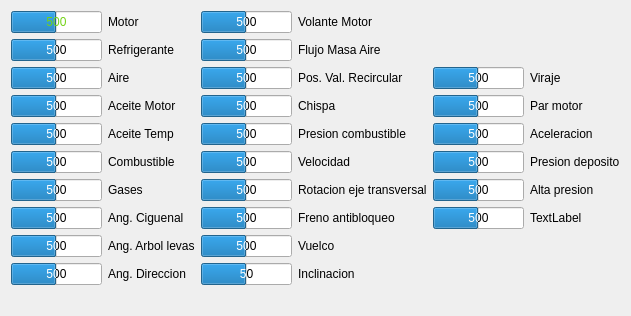
        <widget class="QWidget" name="tab_3">
         <attribute name="title">
          <string>car 1</string>
         </attribute>
         <layout class="QVBoxLayout" name="verticalLayout">
          <item>
           <layout class="QGridLayout" name="gridLayout_8">
            <item row="0" column="0">
             <layout class="QGridLayout" name="gridLayout_7">
              <item row="0" column="0">
               <layout class="QVBoxLayout" name="verticalLayout_2">
                <item>
                 <widget class="QProgressBar" name="temp_motor">
                  <property name="palette">
                   <palette>
                    <active>
                     <colorrole role="WindowText">
                      <brush brushstyle="SolidPattern">
                       <color alpha="255">
                        <red>115</red>
                        <green>210</green>
                        <blue>22</blue>
                       </color>
                      </brush>
                     </colorrole>
                     <colorrole role="Text">
                      <brush brushstyle="SolidPattern">
                       <color alpha="255">
                        <red>115</red>
                        <green>210</green>
                        <blue>22</blue>
                       </color>
                      </brush>
                     </colorrole>
                     <colorrole role="ButtonText">
                      <brush brushstyle="SolidPattern">
                       <color alpha="255">
                        <red>115</red>
                        <green>210</green>
                        <blue>22</blue>
                       </color>
                      </brush>
                     </colorrole>
                     <colorrole role="Link">
                      <brush brushstyle="SolidPattern">
                       <color alpha="255">
                        <red>239</red>
                        <green>41</green>
                        <blue>41</blue>
                       </color>
                      </brush>
                     </colorrole>
                    </active>
                    <inactive>
                     <colorrole role="WindowText">
                      <brush brushstyle="SolidPattern">
                       <color alpha="255">
                        <red>115</red>
                        <green>210</green>
                        <blue>22</blue>
                       </color>
                      </brush>
                     </colorrole>
                     <colorrole role="Text">
                      <brush brushstyle="SolidPattern">
                       <color alpha="255">
                        <red>115</red>
                        <green>210</green>
                        <blue>22</blue>
                       </color>
                      </brush>
                     </colorrole>
                     <colorrole role="ButtonText">
                      <brush brushstyle="SolidPattern">
                       <color alpha="255">
                        <red>115</red>
                        <green>210</green>
                        <blue>22</blue>
                       </color>
                      </brush>
                     </colorrole>
                     <colorrole role="Link">
                      <brush brushstyle="SolidPattern">
                       <color alpha="255">
                        <red>239</red>
                        <green>41</green>
                        <blue>41</blue>
                       </color>
                      </brush>
                     </colorrole>
                    </inactive>
                    <disabled>
                     <colorrole role="WindowText">
                      <brush brushstyle="SolidPattern">
                       <color alpha="255">
                        <red>115</red>
                        <green>210</green>
                        <blue>22</blue>
                       </color>
                      </brush>
                     </colorrole>
                     <colorrole role="Text">
                      <brush brushstyle="SolidPattern">
                       <color alpha="255">
                        <red>115</red>
                        <green>210</green>
                        <blue>22</blue>
                       </color>
                      </brush>
                     </colorrole>
                     <colorrole role="ButtonText">
                      <brush brushstyle="SolidPattern">
                       <color alpha="255">
                        <red>115</red>
                        <green>210</green>
                        <blue>22</blue>
                       </color>
                      </brush>
                     </colorrole>
                     <colorrole role="Link">
                      <brush brushstyle="SolidPattern">
                       <color alpha="255">
                        <red>239</red>
                        <green>41</green>
                        <blue>41</blue>
                       </color>
                      </brush>
                     </colorrole>
                    </disabled>
                   </palette>
                  </property>
                  <property name="styleSheet">
                   <string notr="true">color: rgb(239, 41, 41);

color: rgb(245, 121, 0);

color: rgb(115, 210, 22);
</string>
                  </property>
                  <property name="maximum">
                   <number>1000</number>
                  </property>
                  <property name="value">
                   <number>500</number>
                  </property>
                  <property name="format">
                   <string>%v</string>
                  </property>
                 </widget>
                </item>
                <item>
                 <widget class="QProgressBar" name="temp_refrigerante">
                  <property name="maximum">
                   <number>1000</number>
                  </property>
                  <property name="value">
                   <number>500</number>
                  </property>
                  <property name="format">
                   <string>%v</string>
                  </property>
                 </widget>
                </item>
                <item>
                 <widget class="QProgressBar" name="temp_aire">
                  <property name="maximum">
                   <number>1000</number>
                  </property>
                  <property name="value">
                   <number>500</number>
                  </property>
                  <property name="format">
                   <string>%v</string>
                  </property>
                 </widget>
                </item>
                <item>
                 <widget class="QProgressBar" name="temp_aceite_t">
                  <property name="maximum">
                   <number>1000</number>
                  </property>
                  <property name="value">
                   <number>500</number>
                  </property>
                  <property name="format">
                   <string>%v</string>
                  </property>
                 </widget>
                </item>
                <item>
                 <widget class="QProgressBar" name="temp_aceite_m">
                  <property name="maximum">
                   <number>1000</number>
                  </property>
                  <property name="value">
                   <number>500</number>
                  </property>
                  <property name="format">
                   <string>%v</string>
                  </property>
                 </widget>
                </item>
                <item>
                 <widget class="QProgressBar" name="temp_combust">
                  <property name="maximum">
                   <number>1000</number>
                  </property>
                  <property name="value">
                   <number>500</number>
                  </property>
                  <property name="format">
                   <string>%v</string>
                  </property>
                 </widget>
                </item>
                <item>
                 <widget class="QProgressBar" name="temp_gases">
                  <property name="maximum">
                   <number>1000</number>
                  </property>
                  <property name="value">
                   <number>500</number>
                  </property>
                  <property name="format">
                   <string>%v</string>
                  </property>
                 </widget>
                </item>
                <item>
                 <widget class="QProgressBar" name="ang_arbol_levas">
                  <property name="maximum">
                   <number>1000</number>
                  </property>
                  <property name="value">
                   <number>500</number>
                  </property>
                  <property name="format">
                   <string>%v</string>
                  </property>
                 </widget>
                </item>
                <item>
                 <widget class="QProgressBar" name="angulo_ciguenal">
                  <property name="maximum">
                   <number>1000</number>
                  </property>
                  <property name="value">
                   <number>500</number>
                  </property>
                  <property name="format">
                   <string>%v</string>
                  </property>
                 </widget>
                </item>
                <item>
                 <widget class="QProgressBar" name="ang_direc">
                  <property name="maximum">
                   <number>1000</number>
                  </property>
                  <property name="value">
                   <number>500</number>
                  </property>
                  <property name="format">
                   <string>%v</string>
                  </property>
                 </widget>
                </item>
               </layout>
              </item>
              <item row="0" column="1">
               <layout class="QVBoxLayout" name="verticalLayout_4">
                <item>
                 <layout class="QHBoxLayout" name="horizontalLayout_19">
                  <item>
                   <widget class="QLabel" name="label_19">
                    <property name="text">
                     <string>Motor</string>
                    </property>
                   </widget>
                  </item>
                 </layout>
                </item>
                <item>
                 <layout class="QHBoxLayout" name="horizontalLayout_14">
                  <item>
                   <widget class="QLabel" name="label_14">
                    <property name="text">
                     <string>Refrigerante</string>
                    </property>
                   </widget>
                  </item>
                 </layout>
                </item>
                <item>
                 <layout class="QHBoxLayout" name="horizontalLayout_17">
                  <item>
                   <widget class="QLabel" name="label_17">
                    <property name="text">
                     <string>Aire</string>
                    </property>
                   </widget>
                  </item>
                 </layout>
                </item>
                <item>
                 <layout class="QHBoxLayout" name="horizontalLayout_12">
                  <item>
                   <widget class="QLabel" name="label_12">
                    <property name="text">
                     <string>Aceite Motor</string>
                    </property>
                   </widget>
                  </item>
                 </layout>
                </item>
                <item>
                 <layout class="QHBoxLayout" name="horizontalLayout_13">
                  <item>
                   <widget class="QLabel" name="label_13">
                    <property name="text">
                     <string>Aceite Temp</string>
                    </property>
                   </widget>
                  </item>
                 </layout>
                </item>
                <item>
                 <layout class="QHBoxLayout" name="horizontalLayout_16">
                  <item>
                   <widget class="QLabel" name="label_16">
                    <property name="text">
                     <string>Combustible</string>
                    </property>
                   </widget>
                  </item>
                 </layout>
                </item>
                <item>
                 <layout class="QHBoxLayout" name="horizontalLayout_20">
                  <item>
                   <widget class="QLabel" name="label_20">
                    <property name="text">
                     <string>Gases</string>
                    </property>
                   </widget>
                  </item>
                 </layout>
                </item>
                <item>
                 <layout class="QHBoxLayout" name="horizontalLayout_11">
                  <item>
                   <widget class="QLabel" name="label_9">
                    <property name="text">
                     <string>Ang. Ciguenal</string>
                    </property>
                   </widget>
                  </item>
                 </layout>
                </item>
                <item>
                 <layout class="QHBoxLayout" name="horizontalLayout_15">
                  <item>
                   <widget class="QLabel" name="label_15">
                    <property name="text">
                     <string>Ang. Arbol levas</string>
                    </property>
                   </widget>
                  </item>
                 </layout>
                </item>
                <item>
                 <layout class="QHBoxLayout" name="horizontalLayout_18">
                  <item>
                   <widget class="QLabel" name="label_18">
                    <property name="text">
                     <string>Ang. Direccion</string>
                    </property>
                   </widget>
                  </item>
                 </layout>
                </item>
               </layout>
              </item>
             </layout>
            </item>
            <item row="0" column="1">
             <layout class="QGridLayout" name="gridLayout_6">
              <item row="0" column="0">
               <layout class="QGridLayout" name="gridLayout">
                <item row="2" column="0">
                 <widget class="QProgressBar" name="pos_val_recircul">
                  <property name="maximum">
                   <number>1000</number>
                  </property>
                  <property name="value">
                   <number>500</number>
                  </property>
                  <property name="format">
                   <string>%v</string>
                  </property>
                 </widget>
                </item>
                <item row="7" column="0">
                 <widget class="QProgressBar" name="freno_antiblo">
                  <property name="maximum">
                   <number>1000</number>
                  </property>
                  <property name="value">
                   <number>500</number>
                  </property>
                  <property name="format">
                   <string>%v</string>
                  </property>
                 </widget>
                </item>
                <item row="8" column="0">
                 <widget class="QProgressBar" name="vuelco">
                  <property name="maximum">
                   <number>1000</number>
                  </property>
                  <property name="value">
                   <number>500</number>
                  </property>
                  <property name="format">
                   <string>%v</string>
                  </property>
                 </widget>
                </item>
                <item row="4" column="0">
                 <widget class="QProgressBar" name="pres_combust">
                  <property name="maximum">
                   <number>1000</number>
                  </property>
                  <property name="value">
                   <number>500</number>
                  </property>
                  <property name="format">
                   <string>%v</string>
                  </property>
                 </widget>
                </item>
                <item row="9" column="0">
                 <widget class="QProgressBar" name="inclinacion">
                  <property name="maximum">
                   <number>1000</number>
                  </property>
                  <property name="value">
                   <number>500</number>
                  </property>
                  <property name="format">
                   <string>%p</string>
                  </property>
                 </widget>
                </item>
                <item row="5" column="0">
                 <widget class="QProgressBar" name="velocidad">
                  <property name="maximum">
                   <number>1000</number>
                  </property>
                  <property name="value">
                   <number>500</number>
                  </property>
                  <property name="format">
                   <string>%v</string>
                  </property>
                 </widget>
                </item>
                <item row="6" column="0">
                 <widget class="QProgressBar" name="rot_eje_trans">
                  <property name="maximum">
                   <number>1000</number>
                  </property>
                  <property name="value">
                   <number>500</number>
                  </property>
                  <property name="format">
                   <string>%v</string>
                  </property>
                 </widget>
                </item>
                <item row="0" column="0">
                 <widget class="QProgressBar" name="volante_motor">
                  <property name="maximum">
                   <number>1000</number>
                  </property>
                  <property name="value">
                   <number>500</number>
                  </property>
                  <property name="format">
                   <string>%v</string>
                  </property>
                 </widget>
                </item>
                <item row="1" column="0">
                 <widget class="QProgressBar" name="flujo_masa_aire">
                  <property name="maximum">
                   <number>1000</number>
                  </property>
                  <property name="value">
                   <number>500</number>
                  </property>
                  <property name="format">
                   <string>%v</string>
                  </property>
                 </widget>
                </item>
                <item row="3" column="0">
                 <widget class="QProgressBar" name="chispa">
                  <property name="maximum">
                   <number>1000</number>
                  </property>
                  <property name="value">
                   <number>500</number>
                  </property>
                  <property name="format">
                   <string>%v</string>
                  </property>
                 </widget>
                </item>
               </layout>
              </item>
              <item row="0" column="1">
               <layout class="QGridLayout" name="gridLayout_2">
                <item row="0" column="0">
                 <layout class="QHBoxLayout" name="horizontalLayout">
                  <item>
                   <widget class="QLabel" name="label">
                    <property name="text">
                     <string>Volante Motor</string>
                    </property>
                   </widget>
                  </item>
                 </layout>
                </item>
                <item row="1" column="0">
                 <layout class="QHBoxLayout" name="horizontalLayout_2">
                  <item>
                   <widget class="QLabel" name="label_2">
                    <property name="text">
                     <string>Flujo Masa Aire</string>
                    </property>
                   </widget>
                  </item>
                 </layout>
                </item>
                <item row="2" column="0">
                 <layout class="QHBoxLayout" name="horizontalLayout_3">
                  <item>
                   <widget class="QLabel" name="label_3">
                    <property name="text">
                     <string>Pos. Val. Recircular</string>
                    </property>
                   </widget>
                  </item>
                 </layout>
                </item>
                <item row="3" column="0">
                 <layout class="QHBoxLayout" name="horizontalLayout_4">
                  <item>
                   <widget class="QLabel" name="label_4">
                    <property name="text">
                     <string>Chispa</string>
                    </property>
                   </widget>
                  </item>
                 </layout>
                </item>
                <item row="4" column="0">
                 <layout class="QHBoxLayout" name="horizontalLayout_5">
                  <item>
                   <widget class="QLabel" name="label_6">
                    <property name="text">
                     <string>Presion combustible</string>
                    </property>
                   </widget>
                  </item>
                 </layout>
                </item>
                <item row="5" column="0">
                 <layout class="QHBoxLayout" name="horizontalLayout_6">
                  <item>
                   <widget class="QLabel" name="label_7">
                    <property name="text">
                     <string>Velocidad</string>
                    </property>
                   </widget>
                  </item>
                 </layout>
                </item>
                <item row="6" column="0">
                 <layout class="QHBoxLayout" name="horizontalLayout_7">
                  <item>
                   <widget class="QLabel" name="label_5">
                    <property name="text">
                     <string>Rotacion eje transversal</string>
                    </property>
                   </widget>
                  </item>
                 </layout>
                </item>
                <item row="7" column="0">
                 <layout class="QHBoxLayout" name="horizontalLayout_8">
                  <item>
                   <widget class="QLabel" name="label_8">
                    <property name="text">
                     <string>Freno antibloqueo</string>
                    </property>
                   </widget>
                  </item>
                 </layout>
                </item>
                <item row="8" column="0">
                 <layout class="QHBoxLayout" name="horizontalLayout_9">
                  <item>
                   <widget class="QLabel" name="label_10">
                    <property name="text">
                     <string>Vuelco</string>
                    </property>
                   </widget>
                  </item>
                 </layout>
                </item>
                <item row="9" column="0">
                 <layout class="QHBoxLayout" name="horizontalLayout_10">
                  <item>
                   <widget class="QLabel" name="label_11">
                    <property name="text">
                     <string>Inclinacion</string>
                    </property>
                   </widget>
                  </item>
                 </layout>
                </item>
               </layout>
              </item>
             </layout>
            </item>
            <item row="0" column="2">
             <layout class="QGridLayout" name="gridLayout_5">
              <item row="0" column="0">
               <layout class="QGridLayout" name="gridLayout_3">
                <item row="0" column="0">
                 <widget class="QProgressBar" name="viraje">
                  <property name="maximum">
                   <number>1000</number>
                  </property>
                  <property name="value">
                   <number>500</number>
                  </property>
                  <property name="format">
                   <string>%v</string>
                  </property>
                 </widget>
                </item>
                <item row="1" column="0">
                 <widget class="QProgressBar" name="par_motor">
                  <property name="maximum">
                   <number>1000</number>
                  </property>
                  <property name="value">
                   <number>500</number>
                  </property>
                  <property name="format">
                   <string>%v</string>
                  </property>
                 </widget>
                </item>
                <item row="2" column="0">
                 <widget class="QProgressBar" name="aceleracion">
                  <property name="maximum">
                   <number>1000</number>
                  </property>
                  <property name="value">
                   <number>500</number>
                  </property>
                  <property name="format">
                   <string>%v</string>
                  </property>
                 </widget>
                </item>
                <item row="3" column="0">
                 <widget class="QProgressBar" name="pres_deposito">
                  <property name="maximum">
                   <number>1000</number>
                  </property>
                  <property name="value">
                   <number>500</number>
                  </property>
                  <property name="format">
                   <string>%v</string>
                  </property>
                 </widget>
                </item>
                <item row="4" column="0">
                 <widget class="QProgressBar" name="alta_presion">
                  <property name="maximum">
                   <number>1000</number>
                  </property>
                  <property name="value">
                   <number>500</number>
                  </property>
                  <property name="format">
                   <string>%v</string>
                  </property>
                 </widget>
                </item>
                <item row="5" column="0">
                 <widget class="QProgressBar" name="progressBar_36">
                  <property name="maximum">
                   <number>1000</number>
                  </property>
                  <property name="value">
                   <number>500</number>
                  </property>
                  <property name="format">
                   <string>%v</string>
                  </property>
                 </widget>
                </item>
               </layout>
              </item>
              <item row="0" column="1">
               <layout class="QGridLayout" name="gridLayout_4">
                <item row="0" column="0">
                 <layout class="QHBoxLayout" name="horizontalLayout_29">
                  <item>
                   <widget class="QLabel" name="label_29">
                    <property name="text">
                     <string>Viraje</string>
                    </property>
                   </widget>
                  </item>
                 </layout>
                </item>
                <item row="1" column="0">
                 <layout class="QHBoxLayout" name="horizontalLayout_24">
                  <item>
                   <widget class="QLabel" name="label_24">
                    <property name="text">
                     <string>Par motor</string>
                    </property>
                   </widget>
                  </item>
                 </layout>
                </item>
                <item row="2" column="0">
                 <layout class="QHBoxLayout" name="horizontalLayout_27">
                  <item>
                   <widget class="QLabel" name="label_27">
                    <property name="text">
                     <string>Aceleracion</string>
                    </property>
                   </widget>
                  </item>
                 </layout>
                </item>
                <item row="3" column="0">
                 <layout class="QHBoxLayout" name="horizontalLayout_22">
                  <item>
                   <widget class="QLabel" name="label_22">
                    <property name="text">
                     <string>Presion deposito</string>
                    </property>
                   </widget>
                  </item>
                 </layout>
                </item>
                <item row="4" column="0">
                 <layout class="QHBoxLayout" name="horizontalLayout_23">
                  <item>
                   <widget class="QLabel" name="label_23">
                    <property name="text">
                     <string>Alta presion</string>
                    </property>
                   </widget>
                  </item>
                 </layout>
                </item>
                <item row="5" column="0">
                 <layout class="QHBoxLayout" name="horizontalLayout_26">
                  <item>
                   <widget class="QLabel" name="label_26">
                    <property name="text">
                     <string>TextLabel</string>
                    </property>
                   </widget>
                  </item>
                 </layout>
                </item>
               </layout>
              </item>
             </layout>
            </item>
           </layout>
          </item>
          <item>
           <widget class="QLabel" name="label_21">
            <property name="text">
             <string/>
            </property>
            <property name="scaledContents">
             <bool>true</bool>
            </property>
           </widget>
          </item>
         </layout>
        </widget>
